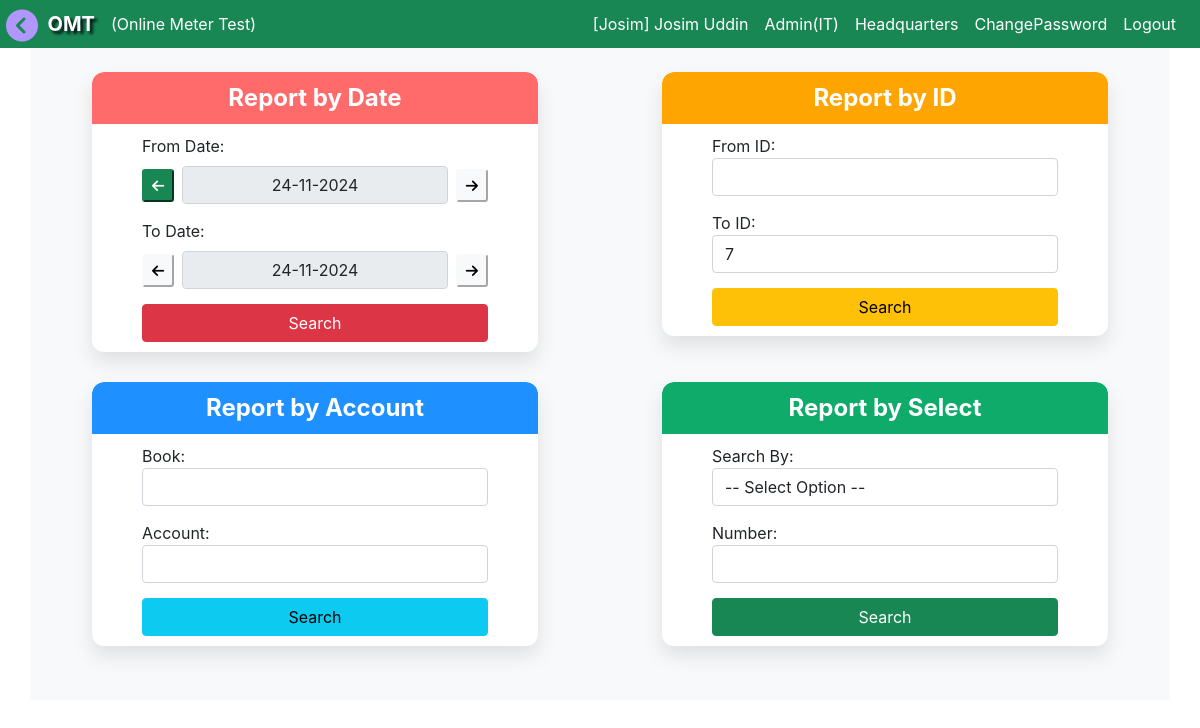
Page /test_report_multi_search (signed in) on the committed database.
### accounts/models.py (models this page shows, shortened)
class CustomUser(AbstractUser):
    ROLE_CHOICES = (
        ('admin', 'Admin'),
        ('MT', 'MT'),
        ('MTS', 'MTS'),
        ('IT', 'IT'),
        ('AGM', 'AGM'),
        ('DGM', 'DGM'),
        ('BS', 'BS'),
        ('BA', 'BA'),
        ('JE', 'JE'),
        ('LT', 'LT'),
        ('LM', 'LM'),
        ('user', 'User'),
    )
    username = models.CharField(max_length=100, unique=True)
    role = models.CharField(max_length=10, choices=ROLE_CHOICES, default='user')
    office = models.ForeignKey(Office, on_delete=models.CASCADE, null=True, blank=True)
    mobile = models.CharField(max_length=30, unique=True, blank=True, null=True)
    designation = models.ForeignKey(Designation, on_delete=models.SET_NULL, null=True, blank=True)
    training_id = models.CharField(max_length=30, unique=True, blank=True, null=True)
    date = models.DateField(auto_now_add=False, auto_now=False, default=today)
    sign_image = models.ImageField(upload_to='images/', null=True, blank=True)
    updated_by = models.CharField(max_length=100, blank=True, null=True)
    password_changed_at = models.DateTimeField(auto_now=True)  # Auto-updates on save
    def save(self, *args, **kwargs):
        if self.pk:
            original_user = CustomUser.objects.get(pk=self.pk)
            if original_user.password != self.password:
                self.password_changed_at = timezone.now()
        super().save(*args, **kwargs)

class Designation(models.Model):
    title = models.CharField(max_length=50, null=True, blank=True)
    details = models.CharField(max_length=50, null=True, blank=True)
    def __str__(self):
    	return self.title

class Office(models.Model):
	pbs = models.ForeignKey(Pbs, on_delete=models.CASCADE, blank=True, null=True)
	office_name =  models.CharField(max_length=255, null=True, blank=True)
	office_code = models.CharField(max_length=10, null=True, default="0")
	catagory = models.CharField(max_length=150, blank=True, null=True, choices= item_choice)
	updated_by = models.CharField(max_length=100, blank=True, null=True)

### test_data/models.py (models this page shows, shortened)
class Test_Data(models.Model):
	office = models.ForeignKey(Office, on_delete=models.CASCADE, default=default_office)
	tested_meter_no = models.CharField(max_length=20, blank=True, null=True)
	reading_as_found = models.CharField(max_length=20, default="x")
	reading_as_left = models.CharField(max_length=20, default="x")
	multiplier = models.CharField(max_length=20, default=1)
	cmo = models.CharField(max_length=20, blank=True, null=True)
	book = models.CharField(max_length=3, blank=True, null=True)
	account = models.CharField(max_length=4, blank=True, null=True)
	manufacturer = models.CharField(max_length=30, blank=True, null=True)
	meter_class = models.CharField(max_length=5, blank=True, null=True)
	meter_item = models.CharField(max_length=100, blank=True, null=True)
	kh = models.CharField(max_length=5, blank=True, null=True)
	result = models.PositiveIntegerField(default=0)
	LL_TA = models.CharField(max_length=5, default=1)
	FL_TA = models.CharField(max_length=5, default=10)
	LL_rev = models.CharField(max_length=5, default=2)
	FL_rev = models.CharField(max_length=5, default=10)
	as_found_ll = models.CharField(max_length=10, blank=True, null=True)
	as_found_fl = models.CharField(max_length=10, blank=True, null=True)
	percent_found_ll = models.CharField(max_length=10, blank=True, null=True)
	percent_found_fl = models.CharField(max_length=10, blank=True, null=True)
	error_ll = models.CharField(max_length=10, blank=True, null=True)
	error_fl = models.CharField(max_length=10, blank=True, null=True)
	as_left_ll = models.CharField(max_length=10, blank=True, null=True)
	as_left_fl = models.CharField(max_length=10, blank=True, null=True)
	percent_left_ll = models.CharField(max_length=10, blank=True, null=True)
	percent_left_fl = models.CharField(max_length=10, blank=True, null=True)
	error_left_ll = models.CharField(max_length=10, blank=True, null=True)
	error_left_fl = models.CharField(max_length=10, blank=True, null=True)
	standerd_rev_req_ll = models.CharField(max_length=10, blank=True, null=True)
	standerd_rev_req_fl = models.CharField(max_length=10, blank=True, null=True)
	terminal_seal= models.CharField(max_length=50, blank=True, null=True)
	terminal_seal_no = models.CharField(max_length=20, null=True, blank=True)
	terminal_seal_missing = models.CharField(max_length=100, null=True, blank=True)
	body_seal= models.CharField(max_length=50, blank=True, null=True)
	glass_cover = models.CharField(max_length=100, null=True, blank=True)
	test_clip = models.CharField(max_length=100, null=True, blank=True)
	remove_cause = models.CharField(max_length=255, blank=True, null=True)
	remove_date = models.DateField(null=True, blank=True)
	install_date = models.DateField(null=True, blank=True)
	comments = models.TextField(default="মিটারটি ভালো আছে।", max_length=200, blank=True, null=True)
	remark = models.CharField(max_length=200, blank=True, null=True)
	cmo_type = models.CharField(max_length=50, blank=True, null=True)
	purchase_order =  models.CharField(max_length=100, default="-")
	created_by = models.ForeignKey(User, null=True, blank=True, default=None, on_delete=models.CASCADE, related_name="td_created_by")
	created_date = models.DateField(auto_now_add=False, auto_now=False, null=True, blank=True)
	updated_by = models.ForeignKey(User, null=True, blank=True, default=None, on_delete=models.CASCADE, related_name="td_updated_by")
	updated_date = models.DateTimeField(auto_now=True, null=True, blank=True)
	checked_by = models.ForeignKey(User, null=True, blank=True, default=None, on_delete=models.CASCADE, related_name="checked_by")
	checked_date = models.DateTimeField(auto_now_add=False, auto_now=False, null=True, blank=True)
	counter_sign_by = models.ForeignKey(User, null=True, blank=True, default=None, on_delete=models.CASCADE, related_name="counter_sign_by")
	counter_sign_date = models.DateTimeField(auto_now_add=False, auto_now=False, null=True, blank=True)
	print_counter = models.IntegerField(null=True, blank=True, default=0)
	received_by = models.ForeignKey(User, null=True, blank=True,  default=None, on_delete=models.CASCADE, related_name="received_by")
	received_date = models.DateTimeField(auto_now_add=False, auto_now=False, null=True, blank=True)

### test_data/views.py (the view)
# urls.py: path('test_report_multi_search', views.TestReportMultiSearch, name= 'test_report_multi_search'),
def TestReportMultiSearch(request):
    try:
        latest_test = Test_Data.objects.filter(office= request.user.office).latest('id')
    except Test_Data.DoesNotExist:
        latest_test = None
    return render(request, 'test_data/test_report_multi_search.html', {"latest_test":latest_test})

### test_data/templates/test_data/test_report_multi_search.html (shortened to what this page needs)
{% extends 'base.html' %}
{% load static %}
{% block content %}
<div class="container py-4 bg-light">
    <div class="row">
        <div class="col-lg-6 col-md-6 col-12">
            <div class="card report-card">
                <div class="report-card-header bg-report-date">Report by Date</div>
                <div class="card-body report-card-body">
                    <form method="get" action="{% url 'report_search' %}" class="report-form">
                        <div class="form-group">
                            <label class="form-label">From Date:</label>
                            <div class="d-flex align-items-center">
                                <button type="button" class="btn-sm btn-success rounded-left prevDayBtn">
                                    <i class="fas fa-arrow-left"></i>
                                </button>
                                <input type="text" class="form-control jfldate mx-2 text-center" name="fromdate" required readonly>
                                <button type="button" class="btn-sm btn-light rounded-right nextDayBtn">
                                    <i class="fas fa-arrow-right"></i>
                                </button>
                            </div>
                        </div>
                        <div class="form-group">
                            <label class="form-label">To Date:</label>
                            <div class="d-flex align-items-center">
                                <button type="button" class="btn-sm btn-light rounded-left prevDayBtn">
                                    <i class="fas fa-arrow-left"></i>
                                </button>
                                <input type="text" class="form-control jfldate mx-2 text-center" name="todate" required readonly>
                                <button type="button" class="btn-sm btn-light rounded-right nextDayBtn">
                                    <i class="fas fa-arrow-right"></i>
                                </button>
                            </div>
                        </div>
                        <button type="submit" name="search" class="btn btn-danger font-weight-bold">Search</button>
                    </form>
                </div>
            </div>
        </div>
        <div class="col-lg-6 col-md-6">
            <div class="card report-card">
                <div class="report-card-header bg-report-id">Report by ID</div>
                <div class="card-body report-card-body">
                    <form method="get" action="{% url 'report_search' %}" class="report-form">
                        <div class="form-group">
                            <label for="fromid">From ID:</label>
                            <input type="text" name="fromid" id="fromid" class="form-control" required>
                        </div>
                        <div class="form-group">
                            <label for="toid">To ID:</label>
                            <input type="text" name="toid" id="toid" class="form-control" value="{{ latest_test.id }}" required>
                        </div>
                        <button type="submit" name="search" class="btn btn-warning font-weight-bold">Search</button>
                    </form>
                </div>
            </div>
        </div>
        <div class="col-lg-6 col-md-6">
            <div class="card report-card">
                <div class="report-card-header bg-report-account">Report by Account</div>
                <div class="card-body report-card-body">
                    <form method="get" action="{% url 'report_search' %}" class="report-form">
                        <div class="form-group">
                            <label for="book">Book:</label>
                            <input type="text" name="book" id="book" class="form-control" required>
                        </div>
                        <div class="form-group">
                            <label for="account">Account:</label>
                            <input type="text" name="account" id="account" class="form-control" required>
                        </div>
                        <button type="submit" name="search" class="btn btn-info font-weight-bold">Search</button>
                    </form>
                </div>
            </div>
        </div>
        <div class="col-lg-6 col-md-6">
            <div class="card report-card">
                <div class="report-card-header bg-report-select">Report by Select</div>
                <div class="card-body report-card-body">
                    <form method="get" action="{% url 'report_search' %}" class="report-form">
                        <div class="form-group">
                            <label for="search_option">Search By:</label>
                            <select name="search_option" id="search_option" class="form-control" required>
                                <option value="" disabled selected>-- Select Option --</option>
                            </select>
                        </div>
                        <div class="form-group">
                            <label for="search_value">Number:</label>
                            <input type="text" name="search_value" id="search_value" class="form-control" required>
                        </div>
                        <button type="submit" name="search" class="btn btn-success font-weight-bold">Search</button>
                    </form>
                </div>
            </div>
        </div>
    </div>
</div>
    </div>
</div>
{% endblock %}

### templates/navbar.html (shortened to what this page needs)
<nav class="navbar navbar-expand-sm navbar-dark bg-success text-white justify-content-end p-1" id="navbar">
  <div class="container-fluid">
    &nbsp; &nbsp; &nbsp; &nbsp;<span class="navbar-brand"><b style="text-shadow: 3px 3px 3px rgba(0, 0, 10, 0.9);">OMT</b></span>
    <div class="collapse navbar-collapse" id="navbarSupportedContent">
      {% if user.is_authenticated %}
        {% if role == 'MT' or role == 'MTS' %}
      <ul class="navbar-nav me-auto">
        <li class="nav-item dropdown">
          <span class="nav-link dropdown-toggle" href="#" id="navbarDropdown" role="button" data-bs-toggle="dropdown" aria-expanded="false">
            Test Data
          </span>
          <ul class="dropdown-menu" aria-labelledby="navbarDropdown">
            <li><a class="dropdown-item" href="{% url 'test_input' %}">New Test</a></li>
            <li><a class="dropdown-item" href="{% url 'test_report_multi' %}">Test Report</a></li>
            <li><a class="dropdown-item" href="{% url 'test_report_multi_search' %}">Search</a></li>
          </ul>
        </li>
        <li class="nav-item dropdown">
          <span class="nav-link dropdown-toggle" href="#" id="navbarDropdown" role="button" data-bs-toggle="dropdown" aria-expanded="false">
            Register
          </span>
          <ul class="dropdown-menu" aria-labelledby="navbarDropdown">
            <li><a class="dropdown-item" href="{% url 'issue_item' %}">Meter Issue</a></li>
            <li><a class="dropdown-item" href="{% url 'issue_seal' %}">Seal Issue</a></li>
            <li><hr class="dropdown-divider"></li>
            <li><a class="dropdown-item" href="{% url 'meter_issue_list' %}">Meter Record Book Register</a></li>
            <li><a class="dropdown-item" href="{% url 'seal_issue_list' %}">Seal Issue Register</a></li>
          </ul>
        </li>
        <li class="nav-item dropdown">
          <span class="nav-link dropdown-toggle" href="#" id="navbarDropdown" role="button" data-bs-toggle="dropdown" aria-expanded="false">
            Balance
          </span>
          <ul class="dropdown-menu" aria-labelledby="navbarDropdown">
            <li><a class="dropdown-item" href="{% url 'balance' %}">Balance</a></li>
            <li><a class="dropdown-item" href="{% url 'receive_item' %}">Receive All</a></li>
            <li><a class="dropdown-item" href="{% url 'issue_item_to_bl' %}">Send Item</a></li>
          </ul>
        </li>
        <li class="nav-item dropdown">
          <span class="nav-link dropdown-toggle" href="#" id="navbarDropdown" role="button" data-bs-toggle="dropdown" aria-expanded="false">
            More
          </span>
          <ul class="dropdown-menu" aria-labelledby="navbarDropdown">
            <li><a class="dropdown-item" href="{% url 'signup' %}">Add Employee</a></li>
            <li><a class="dropdown-item" href="{% url 'register' %}">Despass</a></li>
          </ul>
        </li>
      </ul>
      {% else %}
        (Online Meter Test)
      {% endif %}
      <ul class="navbar-nav ms-auto">
        <li class="nav-item">
          <a class="nav-link text-white text-nowrap" href="{% url 'profile' %}">[{{request.user.username}}]  {{request.user.first_name}} {{request.user.last_name}}</a>
        </li>
        <li class="nav-item">
          <a class="nav-link text-white text-nowrap" href="{% url 'profile' %}">{{request.user.designation}}</a>
        </li>
        <li class="nav-item">
          <a class="nav-link text-white text-nowrap" href="{% url 'profile' %}">{{request.user.office.office_name}}</a>
        </li>
        <li class="nav-item">
          <a class="nav-link text-white" href="{% url 'password_change' %}">ChangePassword</a>
        </li>
        <li class="nav-item">
          <a class="nav-link text-white" href="{% url 'logout' %}">Logout</a>
        </li>
      </ul>
      {% else %}
      <ul class="navbar-nav ms-auto">
        <li class="nav-item">
          <a class="nav-link text-white" href="{% url 'login' %}">Login</a>
        </li>
      </ul>
      {% endif %}
    </div>
  </div>
</nav>

### rows in the picture
CustomUser: user.username "Josim", user.first_name "Josim", user.last_name "Uddin", user.designation "Admin(IT)", user.office.office_name "Headquarters"
Test_Data: toid "7"
